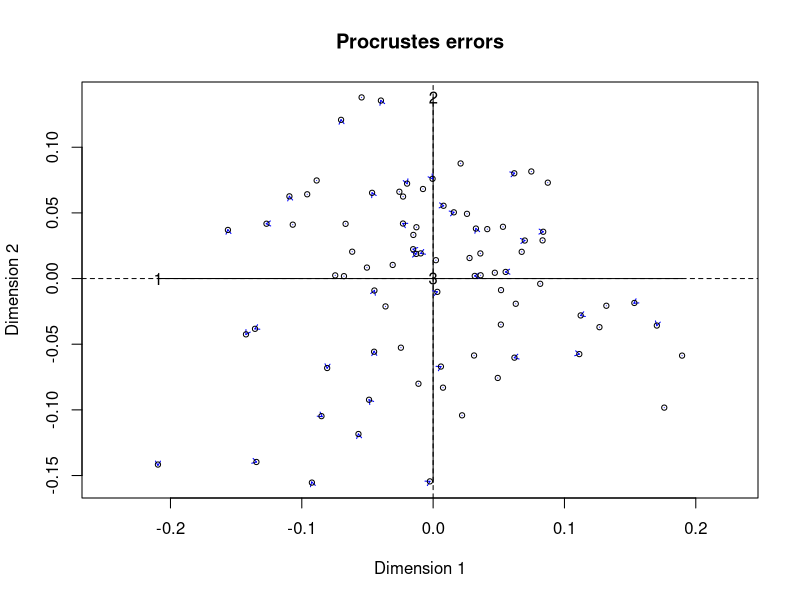
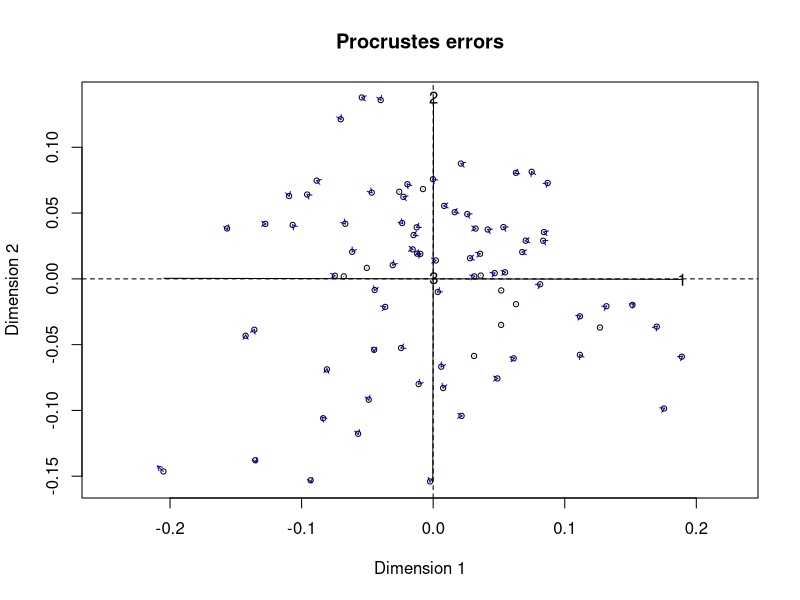
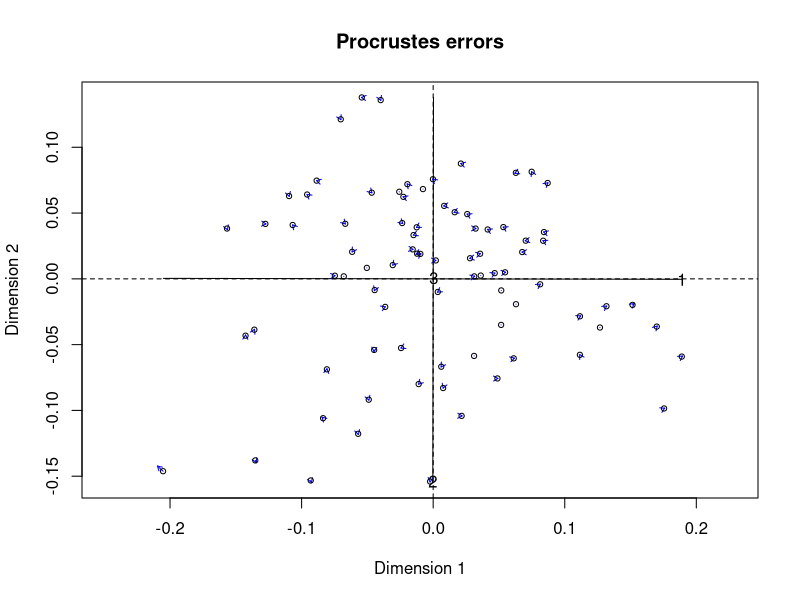
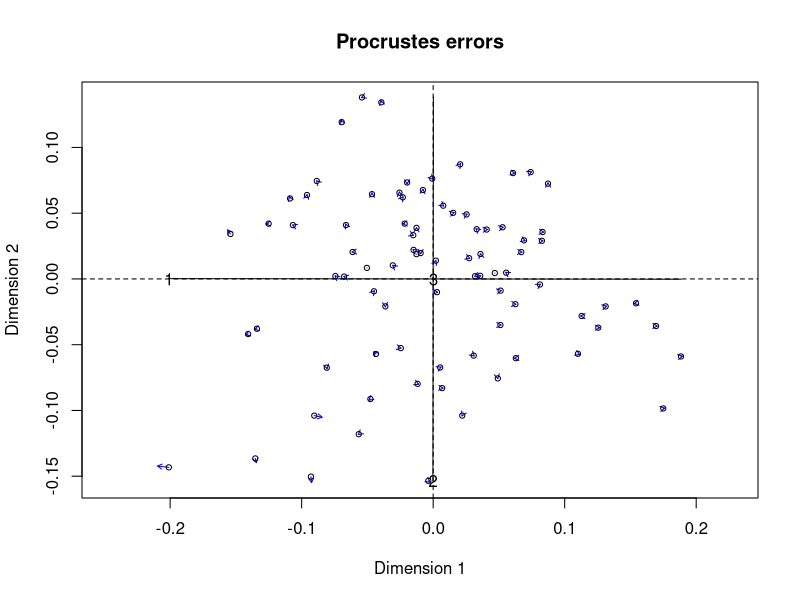
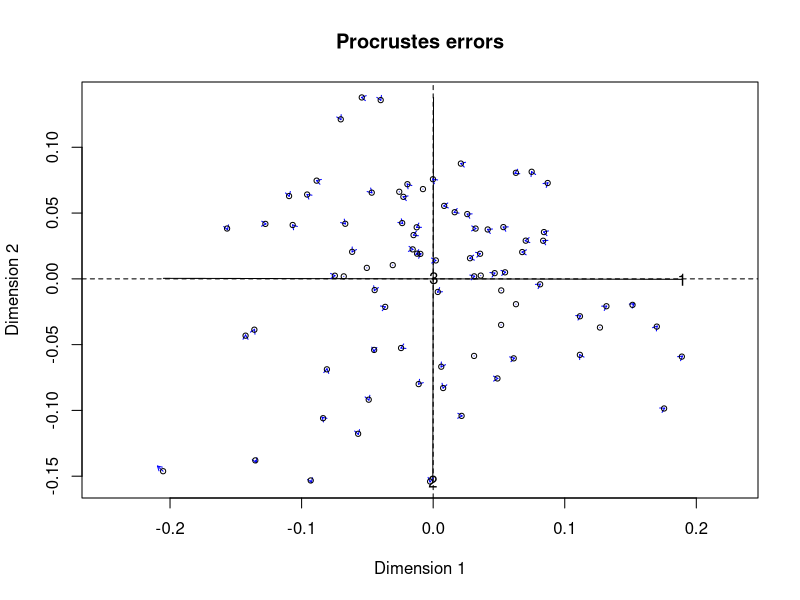
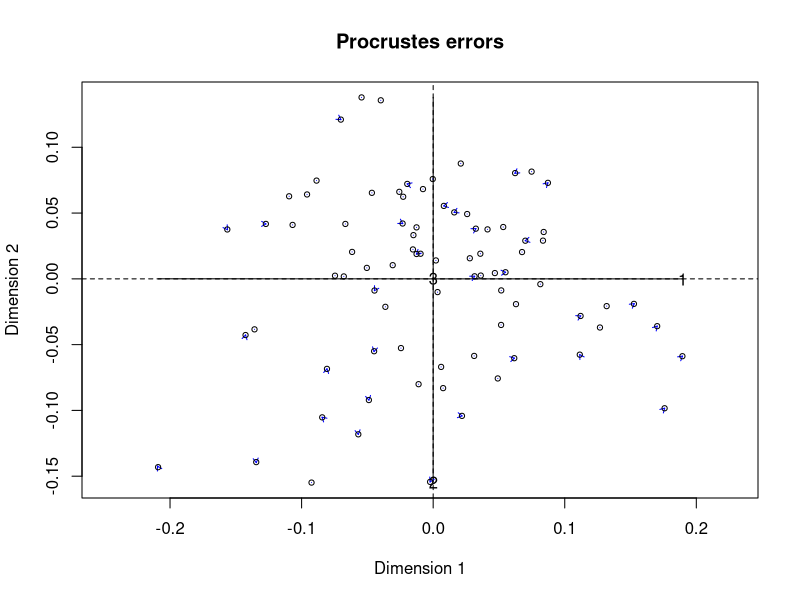
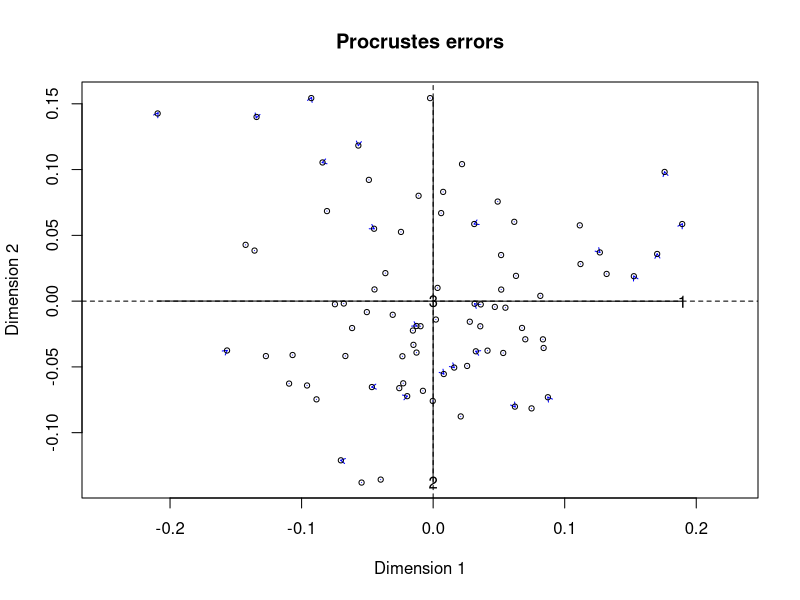
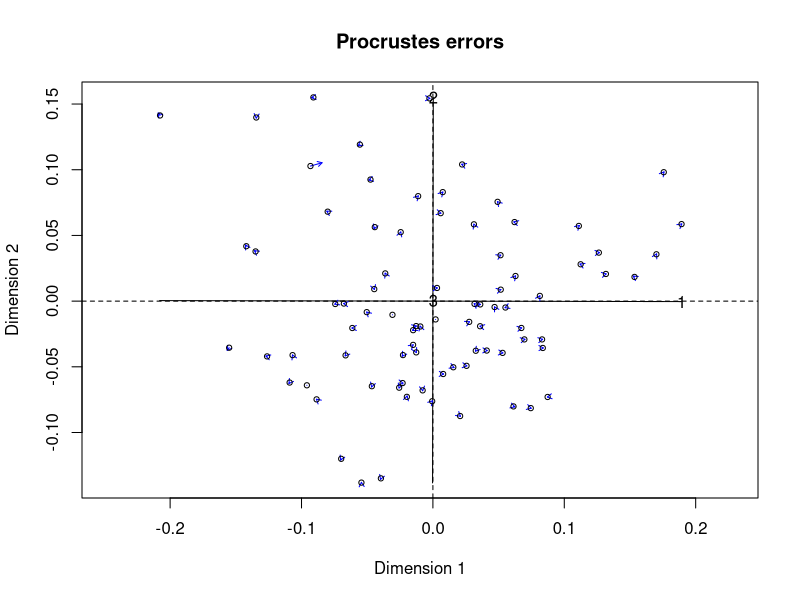

Here is the R script that generated these plots, in order: (Note: this script raises an error after producing the figures.)
setwd("/GitHub/Imperial-Molyneaux/COVID-BAL-OralRinse/")
setwd("~/Documents/GitHub/Imperial-Molyneaux/COVID-BAL-OralRinse/Unfiltered/Phylum")

library("dplyr")
library("vegan")
library("ggplot2")
library("tidyverse")

data <- read.csv("Phylum-normalised-unfiltered-metadata.csv") %>%
  filter(!Status == "control") #remove controls

abund_table <- data %>%
  select(5:ncol(data)) # Only select the reads
rownames(abund_table) <- data$index

meta_table <- data %>%
  select(index:Status)

meta_table$Sample.type <- as.factor(meta_table$Sample.type)
meta_table$Status <- as.factor(meta_table$Status)
#===============================================================================================================
# Create bv.step function to use later
# Code sourced from: userweb.eng.gla.ac.uk/umer.ijaz/bioinformatics/ecological.html

# This R script is an extension of vegan library's bioenv()
# function and uses the bio.env() and bio.step() of
#	http://menugget.blogspot.co.uk/2011/06/clarke-and-ainsworths-bioenv-and-bvstep.html
#	The original author suggested these functions to overcome
#	the inflexibility of the bioenv() function which uses
#	a similarity matrix based on normalized "euclidean" distance.
# The new functions are given below and implement the following algorithms:
# Clarke, K. R & Ainsworth, M. 1993. A method of linking multivariate community structure to environmental variables. Marine Ecology Progress Series, 92, 205-219.
# Clarke, K. R., Gorley, R. N., 2001. PRIMER v5: User Manual/Tutorial. PRIMER-E, Plymouth, UK.
# Clarke, K. R., Warwick, R. M., 2001. Changes in Marine Communities: An Approach to Statistical Analysis and Interpretation, 2nd edition. PRIMER-E Ltd, Plymouth, UK.
# Clarke, K. R., Warwick, R. M., 1998. Quantifying structural redundancy in ecological communities. Oecologia, 113:278-289.

# Create bv.step function.
bv.step <- function(fix.mat, var.mat,
                    fix.dist.method="gower", var.dist.method="euclidean", correlation.method="spearman",
                    scale.fix=FALSE, scale.var=TRUE,
                    max.rho=0.95,
                    min.delta.rho=0.001,
                    random.selection=TRUE,
                    prop.selected.var=0.2,
                    num.restarts=10,
                    var.always.include=NULL,
                    var.exclude=NULL,
                    output.best=10
){
  
  if(dim(fix.mat)[1] != dim(var.mat)[1]){stop("fixed and variable matrices must have the same number of rows")}
  if(sum(var.always.include %in% var.exclude) > 0){stop("var.always.include and var.exclude share a variable")}
  require(vegan)
  
  if(scale.fix){fix.mat<-scale(fix.mat)}else{fix.mat<-fix.mat}
  if(scale.var){var.mat<-scale(var.mat)}else{var.mat<-var.mat}
  
  fix.dist <- vegdist(as.matrix(fix.mat), method=fix.dist.method)
  
  #an initial removal phase
  var.dist.full <- vegdist(as.matrix(var.mat), method=var.dist.method)
  full.cor <- suppressWarnings(cor.test(fix.dist, var.dist.full, method=correlation.method))$estimate
  var.comb <- combn(1:ncol(var.mat), ncol(var.mat)-1)
  RES <- data.frame(var.excl=rep(NA,ncol(var.comb)), n.var=ncol(var.mat)-1, rho=NA)
  for(i in 1:dim(var.comb)[2]){
    var.dist <- vegdist(as.matrix(var.mat[,var.comb[,i]]), method=var.dist.method)
    temp <- suppressWarnings(cor.test(fix.dist, var.dist, method=correlation.method))
    RES$var.excl[i] <- c(1:ncol(var.mat))[-var.comb[,i]]
    RES$rho[i] <- temp$estimate
  }
  delta.rho <- RES$rho - full.cor
  exclude <- sort(unique(c(RES$var.excl[which(abs(delta.rho) < min.delta.rho)], var.exclude)))
  
  if(random.selection){
    num.restarts=num.restarts
    prop.selected.var=prop.selected.var
    prob<-rep(1,ncol(var.mat))
    if(prop.selected.var< 1){
      prob[exclude]<-0
    }
    n.selected.var <- min(sum(prob),prop.selected.var*dim(var.mat)[2])
  } else {
    num.restarts=1
    prop.selected.var=1
    prob<-rep(1,ncol(var.mat))
    n.selected.var <- min(sum(prob),prop.selected.var*dim(var.mat)[2])
  }
  
  RES_TOT <- c()
  for(i in 1:num.restarts){
    step=1
    RES <- data.frame(step=step, step.dir="F", var.incl=NA, n.var=0, rho=0)
    attr(RES$step.dir, "levels") <- c("F","B")
    best.comb <- which.max(RES$rho)
    best.rho <- RES$rho[best.comb]
    delta.rho <- Inf
    selected.var <- sort(unique(c(sample(1:dim(var.mat)[2], n.selected.var, prob=prob), var.always.include)))
    while(best.rho < max.rho & delta.rho > min.delta.rho & RES$n.var[best.comb] < length(selected.var)){
      #forward step
      step.dir="F"
      step=step+1
      var.comb <- combn(selected.var, RES$n.var[best.comb]+1, simplify=FALSE)
      if(RES$n.var[best.comb] == 0){
        var.comb.incl<-1:length(var.comb)
      } else {
        var.keep <- as.numeric(unlist(strsplit(RES$var.incl[best.comb], ",")))
        temp <- NA*1:length(var.comb)
        for(j in 1:length(temp)){
          temp[j] <- all(var.keep %in% var.comb[[j]])
        }
        var.comb.incl <- which(temp==1)
      }
      
      RES.f <- data.frame(step=rep(step, length(var.comb.incl)), step.dir=step.dir, var.incl=NA, n.var=RES$n.var[best.comb]+1, rho=NA)
      for(f in 1:length(var.comb.incl)){
        var.incl <- var.comb[[var.comb.incl[f]]]
        var.incl <- var.incl[order(var.incl)]
        var.dist <- vegdist(as.matrix(var.mat[,var.incl]), method=var.dist.method)
        temp <- suppressWarnings(cor.test(fix.dist, var.dist, method=correlation.method))
        RES.f$var.incl[f] <- paste(var.incl, collapse=",")
        RES.f$rho[f] <- temp$estimate
      }
      
      last.F <- max(which(RES$step.dir=="F"))
      RES <- rbind(RES, RES.f[which.max(RES.f$rho),])
      best.comb <- which.max(RES$rho)
      delta.rho <- RES$rho[best.comb] - best.rho
      best.rho <- RES$rho[best.comb]
      
      if(best.comb == step){
        while(best.comb == step & RES$n.var[best.comb] > 1){
          #backward step
          step.dir="B"
          step <- step+1
          var.keep <- as.numeric(unlist(strsplit(RES$var.incl[best.comb], ",")))
          var.comb <- combn(var.keep, RES$n.var[best.comb]-1, simplify=FALSE)
          RES.b <- data.frame(step=rep(step, length(var.comb)), step.dir=step.dir, var.incl=NA, n.var=RES$n.var[best.comb]-1, rho=NA)
          for(b in 1:length(var.comb)){
            var.incl <- var.comb[[b]]
            var.incl <- var.incl[order(var.incl)]
            var.dist <- vegdist(as.matrix(var.mat[,var.incl]), method=var.dist.method)
            temp <- suppressWarnings(cor.test(fix.dist, var.dist, method=correlation.method))
            RES.b$var.incl[b] <- paste(var.incl, collapse=",")
            RES.b$rho[b] <- temp$estimate
          }
          RES <- rbind(RES, RES.b[which.max(RES.b$rho),])
          best.comb <- which.max(RES$rho)
          best.rho<- RES$rho[best.comb]
        }
      } else {
        break()
      }
      
    }
    
    RES_TOT <- rbind(RES_TOT, RES[2:dim(RES)[1],])
    print(paste(round((i/num.restarts)*100,3), "% finished"))
  }
  
  RES_TOT <- unique(RES_TOT[,3:5])
  
  
  if(dim(RES_TOT)[1] > output.best){
    order.by.best <- RES_TOT[order(RES_TOT$rho, decreasing=TRUE)[1:output.best],]
  } else {
    order.by.best <-  RES_TOT[order(RES_TOT$rho, decreasing=TRUE), ]
  }
  rownames(order.by.best)<-NULL
  
  order.by.i.comb <- c()
  for(i in 1:length(selected.var)){
    f1 <- which(RES_TOT$n.var==i)
    f2 <- which.max(RES_TOT$rho[f1])
    order.by.i.comb <- rbind(order.by.i.comb, RES_TOT[f1[f2],])
  }
  rownames(order.by.i.comb)<-NULL
  
  if(length(exclude)<1){var.exclude=NULL} else {var.exclude=exclude}
  out <- list(
    order.by.best=order.by.best,
    order.by.i.comb=order.by.i.comb,
    best.model.vars=paste(colnames(var.mat)[as.numeric(unlist(strsplit(order.by.best$var.incl[1], ",")))], collapse=","),
    best.model.rho=order.by.best$rho[1],
    var.always.include=var.always.include,
    var.exclude=var.exclude
  )
  out
  
}
#===============================================================================================================

# Define parameter commands (other options are available for each one).
# Bray (Bray-Curtis) is the most commonly used one and in usually best to use.
# You can change these without changing the command in the functions.
cmethod<-"pearson" # Correlation method to use: pearson, spearman, kendall
fmethod<-"bray" # Fixed distance method: euclidean, manhattan, gower, altGower, canberra, bray, kulczynski, morisita,horn, binomial, and cao
vmethod<-"bray" # Variable distance method: euclidean, manhattan, gower, altGower, canberra, bray, kulczynski, morisita,horn, binomial, and cao
nmethod<-"bray" # NMDS distance method:  euclidean, manhattan, gower, altGower, canberra, bray, kulczynski, morisita,horn, binomial, and cao

# Create the command to find the top 10 genus driving the separation of samples.
res.bv.step.biobio <- bv.step(wisconsin(abund_table),
                              wisconsin(abund_table),
                              fix.dist.method=fmethod,
                              var.dist.method=vmethod,
                              correlation.method=cmethod,
                              scale.fix=FALSE,
                              scale.var=FALSE,
                              max.rho=0.95,
                              min.delta.rho=0.001,
                              random.selection=TRUE,
                              prop.selected.var=0.3,
                              num.restarts=10,
                              output.best=10,
                              var.always.include=NULL)

res.bv.step.biobio
# WARNINGS: These refer to empty rows and can be ignored.
# Sub-samplING the community matrix in bv.step to only include a subset of genus
# means there will be cases when the "abund_table" will have empty rows,
# especially when we are selecting only 10 genus.


# Find the 10 best subset of genus driving the separation of samples
taxaNames<-colnames(abund_table)
bestTaxaFit <-""
for(i in (1:length(res.bv.step.biobio$order.by.best$var.incl)))
{
  bestTaxaFit[i] <- paste(paste(taxaNames[as.numeric(unlist(strsplit(res.bv.step.biobio$order.by.best$var.incl[i],
                                                                     split = ",")))],
                                collapse = ' + '),
                          " = ",
                          res.bv.step.biobio$order.by.best$rho[i],
                          sep = "")
}

# Select the column (genus) names of the top ten genus
bestTaxaFit <- data.frame(bestTaxaFit)
colnames(bestTaxaFit) <- "Best combination of taxa with similarity score"
bestTaxaFit
# Generate the NMDS plot
MDS_res = metaMDS(abund_table,
                  distance = nmethod,
                  k = 3, # Set the number of dimensions
                  smin = 0.0001, # 0.0001 is the default
                  sfgrmin = 0.0000001, # 0.0000001 is the default
                  sratmax = 0.99999, # 0.99999 is the default
                  try = 200, # Minimum number of random starts
                  maxit = 300, # Maximum number of random starts
                  trymax = 300, # Number of attempts at calculating the NMDS plot to find the best one
                  plot = TRUE, # TRUE shows the plots developing as the code is running.
                  engine = "monoMDS")
MDS_res


# Test the significance of the taxa in the NMDS plot
bio.keep <- as.numeric(unlist(strsplit(res.bv.step.biobio$order.by.best$var.incl[1], ",")))
bio.fit <- envfit(MDS_res, abund_table[,bio.keep,drop=F], perm = 999)
bio.fit

# Get the vectors for bio.fit
# Limit the taxa shown to only those with significant p-values.
# This can be useful to avoid overcrowding the NMDS plot with overlapping names.
# Extract the data for the arrows.
vectors <- as.list(bio.fit$vectors)
vectors
# r2 is the degree to which the taxa explain differences in the NMDS plot.
# Scale the length of the arrows by the r2.
arrows <- as.data.frame(vectors$arrows*sqrt(vectors$r))
arrows
# Extract the p-values for the arrows.
pvals <- as.data.frame(vectors$pvals)
pvals
# Create a dataframe with the arrows and p-values
significant_arrows <- cbind(arrows, pvals)
significant_arrows
# Subset the dataframe to only those with p<0.05
significant_taxa <- subset(significant_arrows, pvals < 0.05)
significant_taxa


# Test the significance of the metadata variables in the NMDS plot
en = envfit(MDS_res, meta_table, permutations = 9999, na.rm = TRUE)
en

# Test the nMDS plot and factors using base R.
plot(MDS_res)
plot(en)

# Extract the continuous numeric metadata variables that explain NMDS plot variance.
# this doesn't exist in this particular data set
# It can be FVC if lung function is included. 
B <- as.list(en$vectors)
# Create a dataframe with the arrows and p-values
B_pvals <- as.data.frame(B$pvals)
B_arrows <- as.data.frame(B$arrows * sqrt(B$r))
B_sig_arrows <- cbind(B_arrows, B_pvals)
# Subset the dataframe to only those with p<0.05
en_coord_cont_sig <- subset(B_sig_arrows, B$pvals < 0.05) # this will be patient ID
# Use en_coord_cont_sig to annotate the ggplot.
en_coord_cont_sig

# Extract the categorical factor metadata variables that explain NMDS plot variance.
en_factor <- as.list(en$factors)
en_factor
# Create a dataframe with the centroids (the center point of each factor level) and p-values.
en_factor_pvals <- as.data.frame(en_factor$pvals)
en_factor_pvals <- rownames_to_column(en_factor_pvals, "group")
en_factor_var_id <- as.data.frame(en_factor$var.id)
en_factor_centroids <- as.data.frame(en_factor$centroids)
en_factor_centroids <- rownames_to_column(en_factor_centroids, "centroid")
bind <- cbind(en_factor_var_id, en_factor_centroids)
names(bind)[names(bind) == 'en_factor$var.id'] <- 'group'
merged <- merge(bind, en_factor_pvals, by = "group")
names(merged)[names(merged) == 'en_factor$pvals'] <- 'pvals'
merged
# Limit metadata factors shown to only those with significant p-values
# This is to avoid overcrowding the NMDS plot with overlapping names
# Subset the dataframe to only those with p < 0.05
en_coord_cat_sig <- subset(merged, merged$pvals < 0.05) 
en_coord_cat_sig <- en_coord_cat_sig[,2:4]
en_coord_cat_sig <- rownames_to_column(en_coord_cat_sig, "none")
en_coord_cat_sig <- column_to_rownames(en_coord_cat_sig, "centroid")
en_coord_cat_sig <- en_coord_cat_sig[,-1]
# Use en_coord_cat_sig to annotate the ggplot.
en_coord_cat_sig


# Prepare the dataframe to make the ggplot.
# Extract the coordinates to draw the NMDS plot.
dataframe <- scores(MDS_res, display=c("sites"))
dataframe

# Convert into a dataframe.
dataframe <- data.frame(dataframe)

# Add Treatment group information to the dataframe.
dataframe <- cbind(dataframe, meta_table)
# Set the levels of the metadata factor that is used to color the plot.
# This will set the order groups will appear in the legend and when assigning colors and symbols.
dataframe$Sample.type <- factor(dataframe$Sample.type,
                                levels = c("BAL",
                                           "Oral"
                                ))
head(dataframe)


#Create the ggplot
p <- ggplot(data = dataframe,
            aes(x = NMDS1,
                y = NMDS2)) +
  # Set the metadata to be used to change the colour and shape of the plot symbols.
  geom_point(aes(colour = Sample.type,
                 shape = Sample.type)) +
  # Set the color of the symbols used for each group.
  scale_colour_manual(name = "Sample-type",
                      labels = c("BAL",
                                 "Oral"),
                      values = c("red1",
                                 "steelblue3")) +
  # Set the shape of the symbols used for each group.
  scale_shape_manual(name = "Status",
                     labels = c("disease",
                                "healthy"),
                     # Define the shapes of the symbols used in the plot (each number is a different R symbol).
                     values = c(22, 24)) +
  # Defining the x axis limits helps stop taxa names being cut off.
  scale_x_continuous(limits = c(-1.4, 1.1)) +
  # Set the plot title.
  labs(title = "BAL vs. oral rinse (Unfiltered 16S data)",
       subtitle = "At Phylum level, envfit p < 0.05") +
  theme(# Define the plot title.
    plot.title = element_text(size=10),
    plot.subtitle = element_text(size=8),
    # Define the plot margin size.
    plot.margin = margin(t = 4, r = 4, b = 4, l = 4),
    # Define the legend position.
    legend.position = "right",
    # Define the x axis legend spacing.
    legend.spacing.x = unit(.1, 'cm'),
    # Define the y axis legend spacing.
    legend.spacing.y = unit(.1, 'cm'),
    # Format the legend title.
    legend.title = element_text(size=8),
    # Format the size of the legend text.
    legend.text = element_text(size=8),
    # Remove the grey background.
    legend.background = element_blank(),
    # Remove rectangle around the legend
    legend.box.background = element_blank(),
    # Remove the box from the legend.
    legend.key = element_blank(),
    # Remove the grey plot background.
    panel.background = element_blank(),
    # Remove the plot border.
    panel.border = element_blank(),
    # Remove the major plot grid lines.
    panel.grid.major = element_blank(),
    # Remove the minor plot grid lines.
    panel.grid.minor = element_blank(),
    # Format x axis title.
    axis.title.x = element_text(size=8, colour = "black"),
    # Format x axis labels.
    axis.text.x = element_text(size=8, colour = "black"),
    # Format the y axis title text size.
    axis.title.y = element_text(size=8, colour = "black"),
    # Format the axis label text size.
    axis.text.y = element_text(size=8, colour = "black"),
    # Format x and y axis ticks.
    axis.ticks = element_line(size = 0.35, colour = "black"),
    # Format x and y axis lines.
    axis.line = element_line(size = 0.35, colour = "black"),
    # Define the plot aspect ratio.
    aspect.ratio = 1) +
  
  # Add the taxa arrows to the ggplot.
  geom_segment(data = significant_taxa,
               aes(x = 0,
                   y = 0,
                   xend = NMDS1,
                   yend = NMDS2),
               # Format the size of the arrow head.
               arrow = arrow(length = unit(0.2, "cm")),
               # Format the color of the arrows.
               color = "black",
               # Format the thickness of the arrows.
               alpha = .8) +
  
  # Add the taxa names to the ggplot.
  geom_text(data = as.data.frame(significant_taxa * 1), # "significant_taxa*1.5" moves the names 1.5 x the length of the arrow.
            aes(NMDS1,
                NMDS2,
                label = rownames(significant_taxa)),
            # Format genus font.
            fontface = "italic",
            # Format genus names.
            color = "black",
            # Format the size of the genus names.
            size = 3) +
  
  # Add the continuous metadata variable arrows to the ggplot.
  #  geom_segment(data = as.data.frame(en_coord_cont_sig),
  #               aes(x = 0, y = 0, xend = NMDS1, yend = NMDS2),
  # Format the size of the arrow head.
  #               arrow = arrow(length = unit(0.2, "cm")),
  # Format the color of the arrows.
  #               colour = "purple",
  # Format the thickness of the arrows.
  #               alpha = 0.8) +
  
# Add the continuous metadata names to the ggplot.
#  geom_text(data = en_coord_cont_sig * 1.7, # Make the name labels 1.6 x away from the length of the arrows.
#            aes(x = NMDS1, y = NMDS2),
#            label = row.names(en_coord_cont_sig),
# Format the color of the variable names.
#            colour = "purple",
# Format the font of the variable names.
#            fontface = "bold",
# Format the size of the variable names.
#            size = 3) +

# Add the categorical metadata variable points to the ggplot.
geom_point(data = en_coord_cat_sig,
           aes(x = NMDS1, y = NMDS2),
           # Format the shape of the symbol.
           shape = "diamond",
           # Format the color of the symbol.
           colour = "darkorchid4",
           # Format the size of the symbol.
           size = 5) +
  
  # Add the categorical metadata variable names to the ggplot.
  geom_text(data = en_coord_cat_sig,
            aes(x = NMDS1, y = NMDS2 + 0.05), # Add +0.08 to move the names above the diamonds.
            label = row.names(en_coord_cat_sig),
            # Format the color of the variable names.
            colour = "darkorchid4",
            # Format the font of the variable names.
            fontface = "bold",
            # Format the size of the variable names.
            size = 3,)

# Print the plot within R.
p



# This will print into the current working directory file.
# Set the saved pdf file name and define the size of the plot (height and width are in inches).
pdf("16S Unfiltered-Phylum analysis.pdf", width = 6, height = 6)

# print(p) saves the figure as a pdf file.
print(p)
dev.off()
